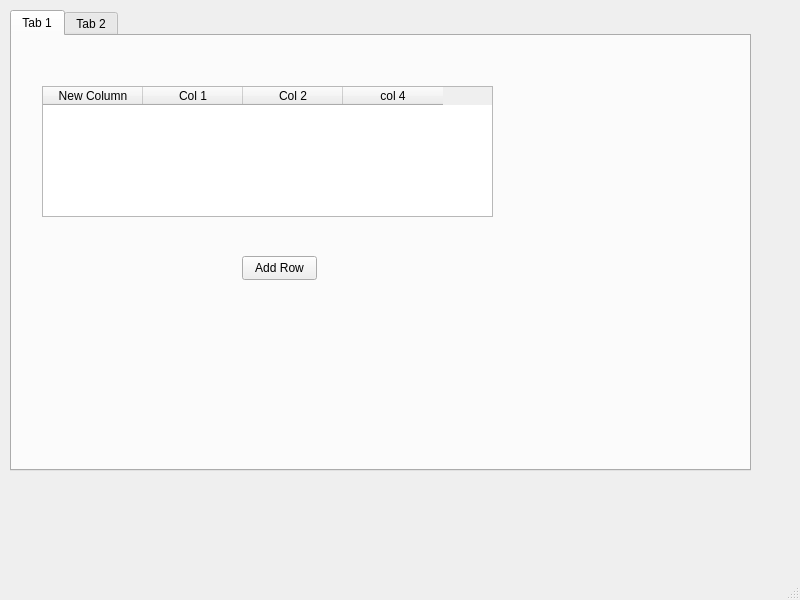
<?xml version="1.0" encoding="UTF-8"?>
<ui version="4.0">
 <class>MainWindow</class>
 <widget class="QMainWindow" name="MainWindow">
  <property name="geometry">
   <rect>
    <x>0</x>
    <y>0</y>
    <width>800</width>
    <height>600</height>
   </rect>
  </property>
  <property name="windowTitle">
   <string>MainWindow</string>
  </property>
  <widget class="QWidget" name="centralwidget">
   <widget class="QTabWidget" name="tabWidget">
    <property name="geometry">
     <rect>
      <x>10</x>
      <y>10</y>
      <width>741</width>
      <height>461</height>
     </rect>
    </property>
    <widget class="QWidget" name="tab">
     <attribute name="title">
      <string>Tab 1</string>
     </attribute>
     <widget class="QTableWidget" name="tableWidget">
      <property name="geometry">
       <rect>
        <x>30</x>
        <y>50</y>
        <width>451</width>
        <height>131</height>
       </rect>
      </property>
      <column>
       <property name="text">
        <string>New Column</string>
       </property>
      </column>
      <column>
       <property name="text">
        <string>Col 1</string>
       </property>
      </column>
      <column>
       <property name="text">
        <string>Col 2</string>
       </property>
      </column>
      <column>
       <property name="text">
        <string>col 4</string>
       </property>
      </column>
     </widget>
     <widget class="QPushButton" name="pushButton">
      <property name="geometry">
       <rect>
        <x>230</x>
        <y>220</y>
        <width>75</width>
        <height>24</height>
       </rect>
      </property>
      <property name="text">
       <string>Add Row</string>
      </property>
     </widget>
    </widget>
    <widget class="QWidget" name="tab_2">
     <attribute name="title">
      <string>Tab 2</string>
     </attribute>
    </widget>
   </widget>
  </widget>
  <widget class="QMenuBar" name="menubar">
   <property name="geometry">
    <rect>
     <x>0</x>
     <y>0</y>
     <width>800</width>
     <height>22</height>
    </rect>
   </property>
  </widget>
  <widget class="QStatusBar" name="statusbar"/>
 </widget>
 <resources/>
 <connections/>
</ui>
